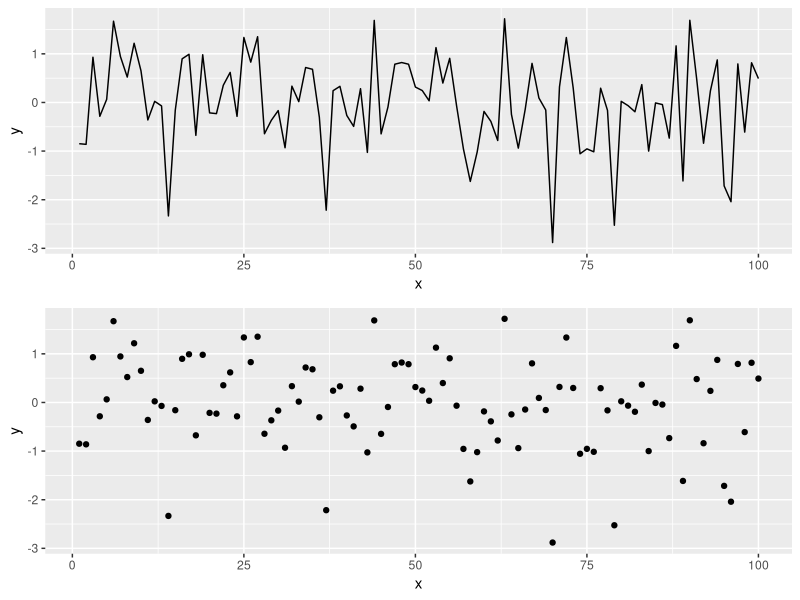
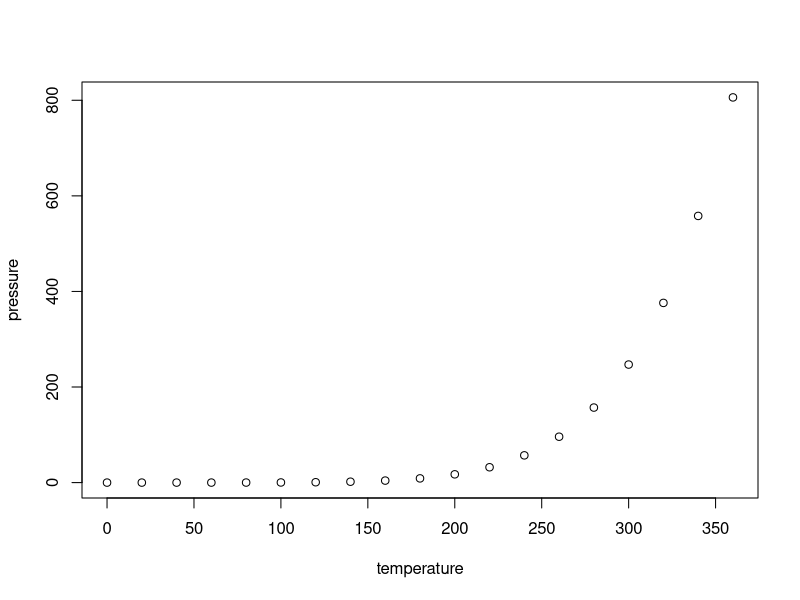

Recreate these plots in R, in order.
## ---- chunk 1
knitr::opts_chunk$set(echo = TRUE,
                      fig.width = 8,
                      fig.height = 8,
                      fig.align = "center")
## ---- chunk 2
library(tidyverse)
library(gridExtra)
## ---- chunk 3
# Simulating data according to a normal distribution
x <- seq(1:100)
y <- rnorm(100) # Generating data form a normal distribution with mean 0 and variance 1
data <- data.frame(x = x, y = y )
p1 = ggplot(data, aes(x= x, y = y)) +
   geom_line()
p2 = ggplot(data, aes(x= x, y = y)) +
   geom_point()
grid.arrange(p1, p2)
## ---- chunk 4
summary(cars)
## ---- chunk 5
plot(pressure)
